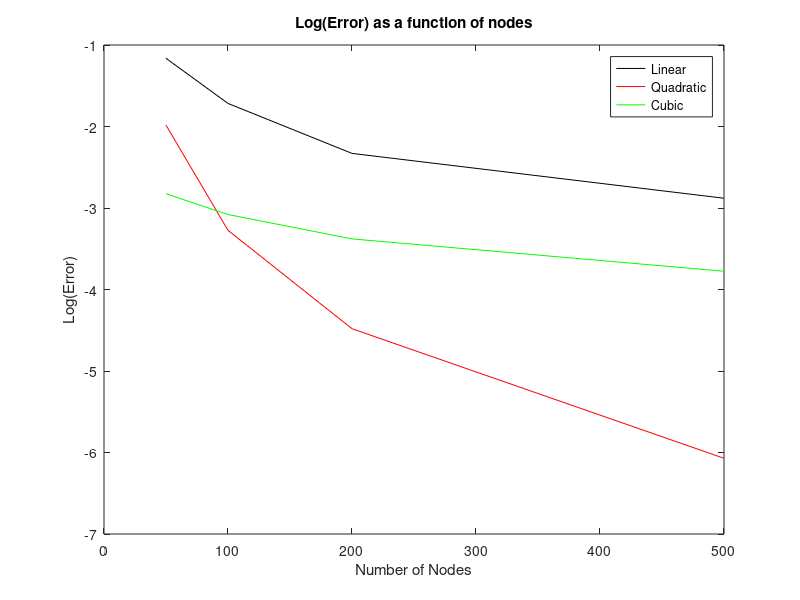

Write the MATLAB code that produced this figure.
%% convergence
clc;clf;clear;
x = [50 100 200 500];
linear = [-1.163 -1.717 -2.33  -2.88];
quad = [-1.983 -3.274 -4.481 -6.071];
cubic = [-2.825 -3.08 -3.379 -3.776];
plot(x,linear,'k',x,quad,'r',x,cubic,'g');
xlabel('Number of Nodes');
ylabel('Log(Error)');
title('Log(Error) as a function of nodes');
legend('Linear','Quadratic','Cubic');